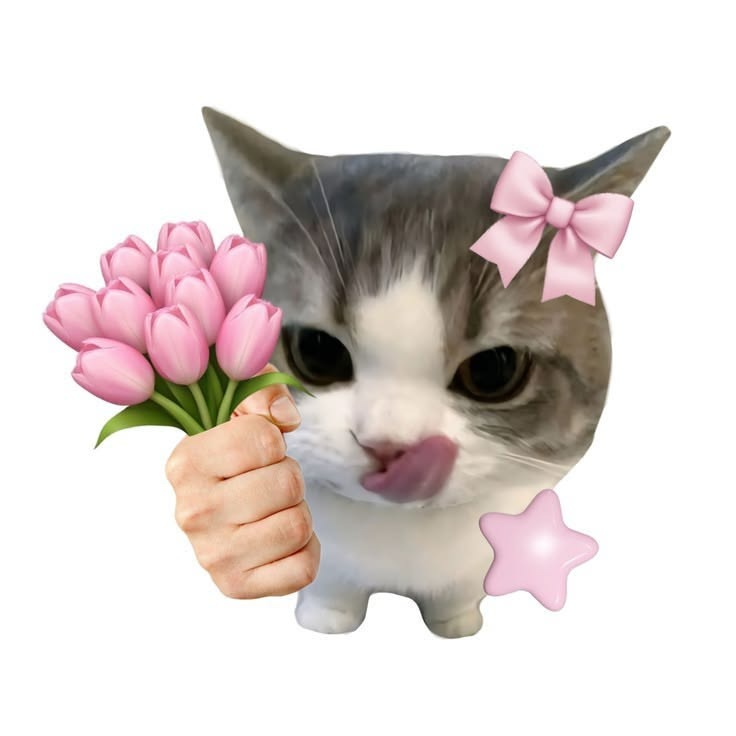
#> input picture .config/fastfetch/photos/media_1789918297042.jpg, 736 x 736 px
$ python scheme_for_image.py ../../../../fastfetch/photos/media_1789918297042.jpg
#> lines starting #> are read from the running program, lines starting #| are printed output that depends on the picture
#!/usr/bin/env python3
import sys
import cv2
import numpy as np

# Allowed scheme types
SCHEMES = [
    "scheme-content",
    "scheme-expressive",
    "scheme-fidelity",
    "scheme-fruit-salad",
    "scheme-monochrome",
    "scheme-neutral",
    "scheme-rainbow",
    "scheme-tonal-spot"
]

def image_colorfulness(image):
    # Based on Hasler and Süsstrunk's colorfulness metric
    (B, G, R) = cv2.split(image.astype("float"))
    rg = np.absolute(R - G)
    yb = np.absolute(0.5 * (R + G) - B)
    std_rg = np.std(rg)
    std_yb = np.std(yb)
    mean_rg = np.mean(rg)
    mean_yb = np.mean(yb)
    colorfulness = np.sqrt(std_rg ** 2 + std_yb ** 2) + (0.3 * np.sqrt(mean_rg ** 2 + mean_yb ** 2))
    return colorfulness

# scheme-content respects the image's colors very well, but it might
# look too saturated, so we only use it for not very colorful images to be safe
def pick_scheme(colorfulness):
    if colorfulness < 35:
        return "scheme-fidelity"
    else:
        return "scheme-tonal-spot"

def load_and_resize_image(img_path, max_dim=128):
    img = cv2.imread(img_path)
    if img is None:
        return None
    h, w = img.shape[:2]
    if max(h, w) > max_dim:
        scale = max_dim / max(h, w)
        img = cv2.resize(img, (int(w * scale), int(h * scale)), interpolation=cv2.INTER_AREA)
    return img

def main():
    colorfulness_mode = False
    args = sys.argv[1:]
    if '--colorfulness' in args:
        colorfulness_mode = True
        args.remove('--colorfulness')
    if len(args) < 1:
        print("scheme-tonal-spot")
        sys.exit(1)
    img_path = args[0]
    img = load_and_resize_image(img_path)
#> in load_and_resize_image, img is the input picture: shape (736, 736, 3); mean B, G, R 209.1, 211.8, 220.7
#> in load_and_resize_image, `img = cv2.resize(img, (int(w * scale), int(h * scale)), interpolation=..`:
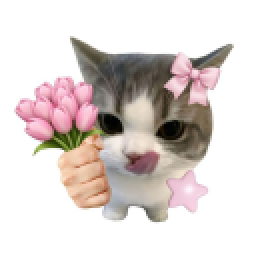
#> img: shape (128, 128, 3) (shown 2 times larger); mean B, G, R 209.1, 211.8, 220.7
    if img is None:
        print("scheme-tonal-spot")
        sys.exit(1)
    colorfulness = image_colorfulness(img)
#> in image_colorfulness, `(B, G, R) = cv2.split(image.astype("float"))`:
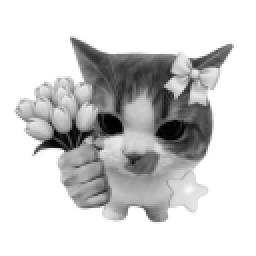
#> B: shape (128, 128) float64 (shown 2 times larger); min 1, max 255, mean 209.1
#> in image_colorfulness, `(B, G, R) = cv2.split(image.astype("float"))`:
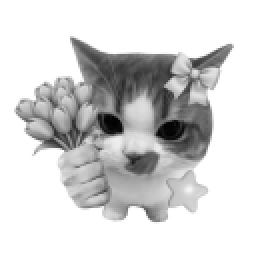
#> G: shape (128, 128) float64 (shown 2 times larger); min 1, max 255, mean 211.8
#> in image_colorfulness, `(B, G, R) = cv2.split(image.astype("float"))`:
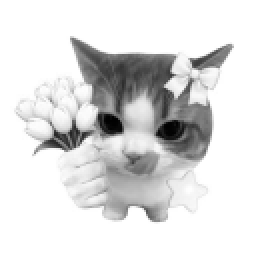
#> R: shape (128, 128) float64 (shown 2 times larger); min 1, max 255, mean 220.7
#> in image_colorfulness, `rg = np.absolute(R - G)`:
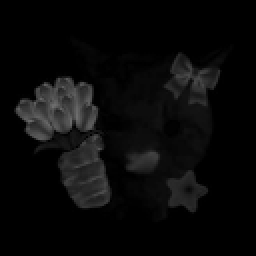
#> rg: shape (128, 128) float64 (shown 2 times larger); min 0, max 110, mean 9.5
#> in image_colorfulness, `yb = np.absolute(0.5 * (R + G) - B)`:
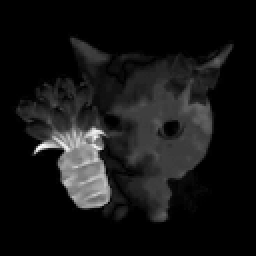
#> yb: shape (128, 128) float64 (shown 2 times larger); min 0, max 90, mean 7.5; drawn with min black and max white
#> in image_colorfulness, `std_rg = np.std(rg)`: std_rg = 19.01
#> in image_colorfulness, `std_yb = np.std(yb)`: std_yb = 13.58
#> in image_colorfulness, `mean_rg = np.mean(rg)`: mean_rg = 9.45
#> in image_colorfulness, `mean_yb = np.mean(yb)`: mean_yb = 7.48
#> in image_colorfulness, `colorfulness = np.sqrt(std_rg ** 2 + std_yb ** 2) + (0.3 * np.sqrt(mea..`: colorfulness = 26.98
#> colorfulness = 26.98
    if colorfulness_mode:
        print(f"{colorfulness}")
    else:
        scheme = pick_scheme(colorfulness)
#> scheme = 'scheme-fidelity'
        print(scheme)
#| scheme-fidelity

if __name__ == "__main__":
    main()

$ run again, on .config/fastfetch/photos/media_1789918297052.jpg
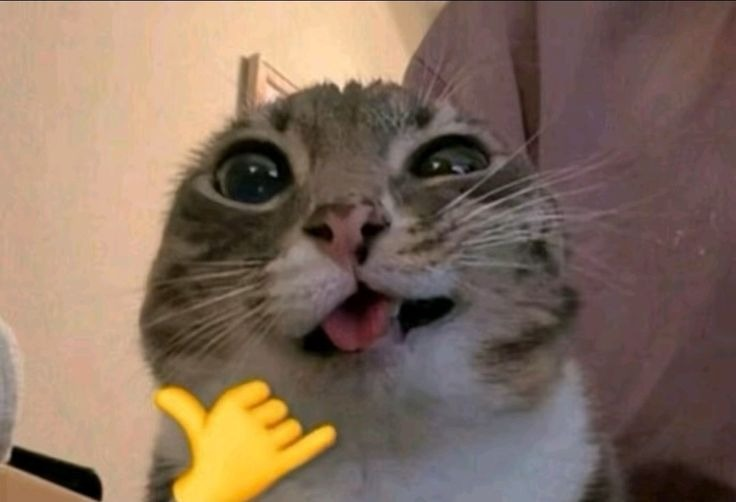
#> input picture .config/fastfetch/photos/media_1789918297052.jpg, 736 x 502 px
#> in load_and_resize_image, img is the input picture: shape (502, 736, 3); mean B, G, R 93.4, 109.4, 131.7
#> img: shape (87, 128, 3)
#> in image_colorfulness, `rg = np.absolute(R - G)`:
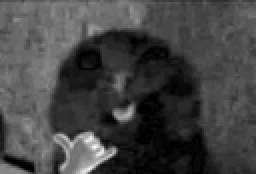
#> rg: shape (87, 128) float64 (shown 2 times larger); min 0, max 85, mean 22.6; drawn with min black and max white
#> in image_colorfulness, `yb = np.absolute(0.5 * (R + G) - B)`:
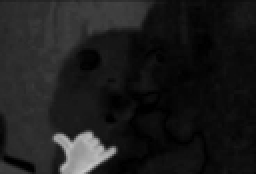
#> yb: shape (87, 128) float64 (shown 2 times larger); min 0, max 199.5, mean 28.7
#> std_rg = 13.28
#> std_yb = 30.93
#> mean_rg = 22.58
#> mean_yb = 28.74
#> in image_colorfulness, `colorfulness = np.sqrt(std_rg ** 2 + std_yb ** 2) + (0.3 * np.sqrt(mea..`: colorfulness = 44.63
#> scheme = 'scheme-tonal-spot'
#| scheme-tonal-spot

$ run again, on .config/fastfetch/photos/media_1789918297053.jpg
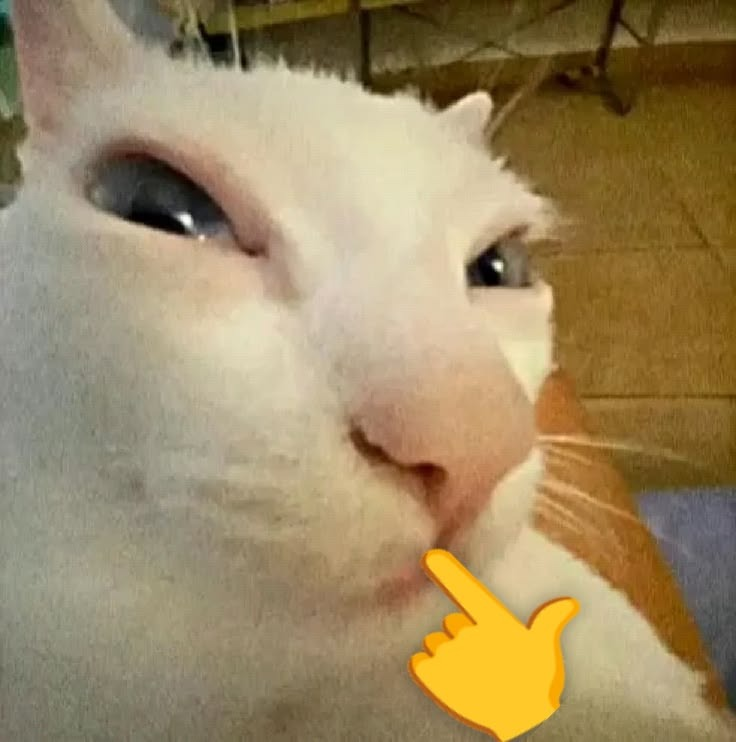
#> input picture .config/fastfetch/photos/media_1789918297053.jpg, 736 x 742 px
#> in load_and_resize_image, img is the input picture: shape (742, 736, 3); mean B, G, R 99.2, 137.3, 156.9
#> img: shape (128, 126, 3)
#> in image_colorfulness, `(B, G, R) = cv2.split(image.astype("float"))`:
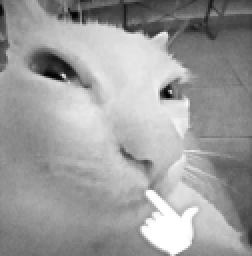
#> R: shape (128, 126) float64 (shown 2 times larger); min 2, max 255, mean 156.9
#> in image_colorfulness, `yb = np.absolute(0.5 * (R + G) - B)`:
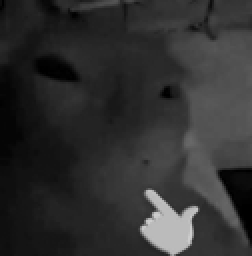
#> yb: shape (128, 126) float64 (shown 2 times larger); min 0, max 206.5, mean 48.1
#> std_rg = 15.49
#> std_yb = 33.21
#> mean_rg = 20.07
#> mean_yb = 48.14
#> in image_colorfulness, `colorfulness = np.sqrt(std_rg ** 2 + std_yb ** 2) + (0.3 * np.sqrt(mea..`: colorfulness = 52.29
#> scheme = 'scheme-tonal-spot'
#| scheme-tonal-spot

$ run again, on .config/fastfetch/photos/media_1789918297093.jpg
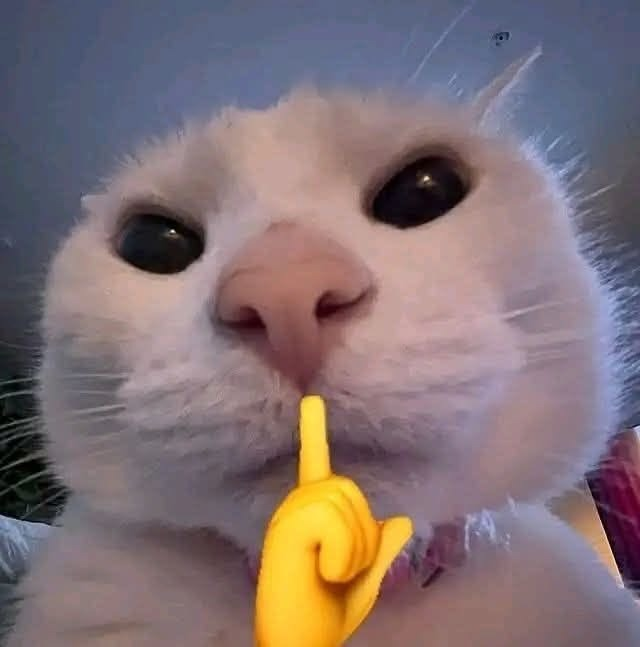
#> input picture .config/fastfetch/photos/media_1789918297093.jpg, 640 x 647 px
#> in load_and_resize_image, img is the input picture: shape (647, 640, 3); mean B, G, R 116, 112.6, 129.1
#> img: shape (128, 126, 3)
#> in image_colorfulness, `rg = np.absolute(R - G)`:
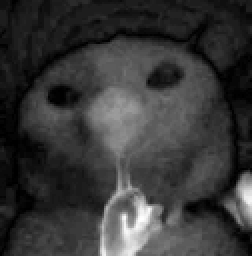
#> rg: shape (128, 126) float64 (shown 2 times larger); min 0, max 96, mean 21.2; drawn with min black and max white
#> in image_colorfulness, `yb = np.absolute(0.5 * (R + G) - B)`:
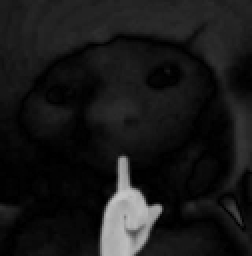
#> yb: shape (128, 126) float64 (shown 2 times larger); min 0, max 198, mean 24.8
#> std_rg = 16.07
#> std_yb = 35.12
#> mean_rg = 21.15
#> mean_yb = 24.79
#> in image_colorfulness, `colorfulness = np.sqrt(std_rg ** 2 + std_yb ** 2) + (0.3 * np.sqrt(mea..`: colorfulness = 48.4
#> scheme = 'scheme-tonal-spot'
#| scheme-tonal-spot
